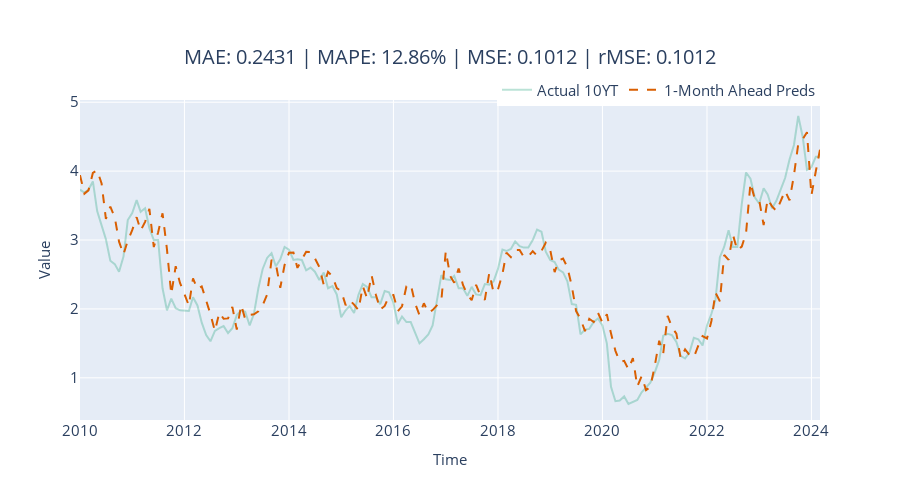

This figure's notebook cell:
### Code cell
# create dataframe for plotting 
to_plot = pd.DataFrame(format_y_pred(step1_preds, "preds"))
to_plot = to_plot.join(format_y_pred(step1_act, "act"))

# plot results 
fig = plot_forecast(to_plot, forecast_columns=["preds"], forecast_display_names=['1-Month Ahead Preds'])
fig = format_plot(fig, title=f"MAE: {metrics['MAE']:.4f} | MAPE: {metrics['MAPE']:.2f}% | MSE: {metrics['MSE']:.4f} | rMSE: {metrics['rMSE']:.4f}")
fig.show()

### Figure 1 — Plotly figure (JSON) as saved in the notebook; plotly's stock layout.template omitted (floating-point values rounded to 4 significant figures; data arrays with more than 128 entries replaced by an {"elided": "..."} marker saying what was removed)
{"data": [{"line": {"color": "rgba(27,158,119, 0.3)"}, "mode": "lines", "name": "Actual 10YT", "type": "scatter", "x": {"elided": "171 str values"}, "y": {"elided": "171 float values"}}, {"line": {"color": "rgba(217,95,2, 1)", "dash": "dash"}, "mode": "lines", "name": "1-Month Ahead Preds", "type": "scatter", "x": {"elided": "171 str values"}, "y": {"elided": "171 float values"}}], "layout": {"autosize": false, "height": 500, "legend": {"font": {"size": 15}, "orientation": "h", "title": {}, "x": 1, "xanchor": "right", "y": 0.98, "yanchor": "bottom"}, "title": {"font": {"size": 20}, "text": "MAE: 0.2431 | MAPE: 12.86% | MSE: 0.1012 | rMSE: 0.1012", "x": 0.5, "xanchor": "center", "yanchor": "top"}, "width": 900, "xaxis": {"autorange": true, "range": ["2010-01-01", "2024-03-01"], "tickfont": {"size": 15}, "title": {"font": {"size": 15}, "text": "Time"}, "type": "date"}, "yaxis": {"autorange": true, "range": [0.3878, 5.032], "tickfont": {"size": 15}, "title": {"font": {"size": 15}, "text": "Value"}, "type": "linear"}}}
